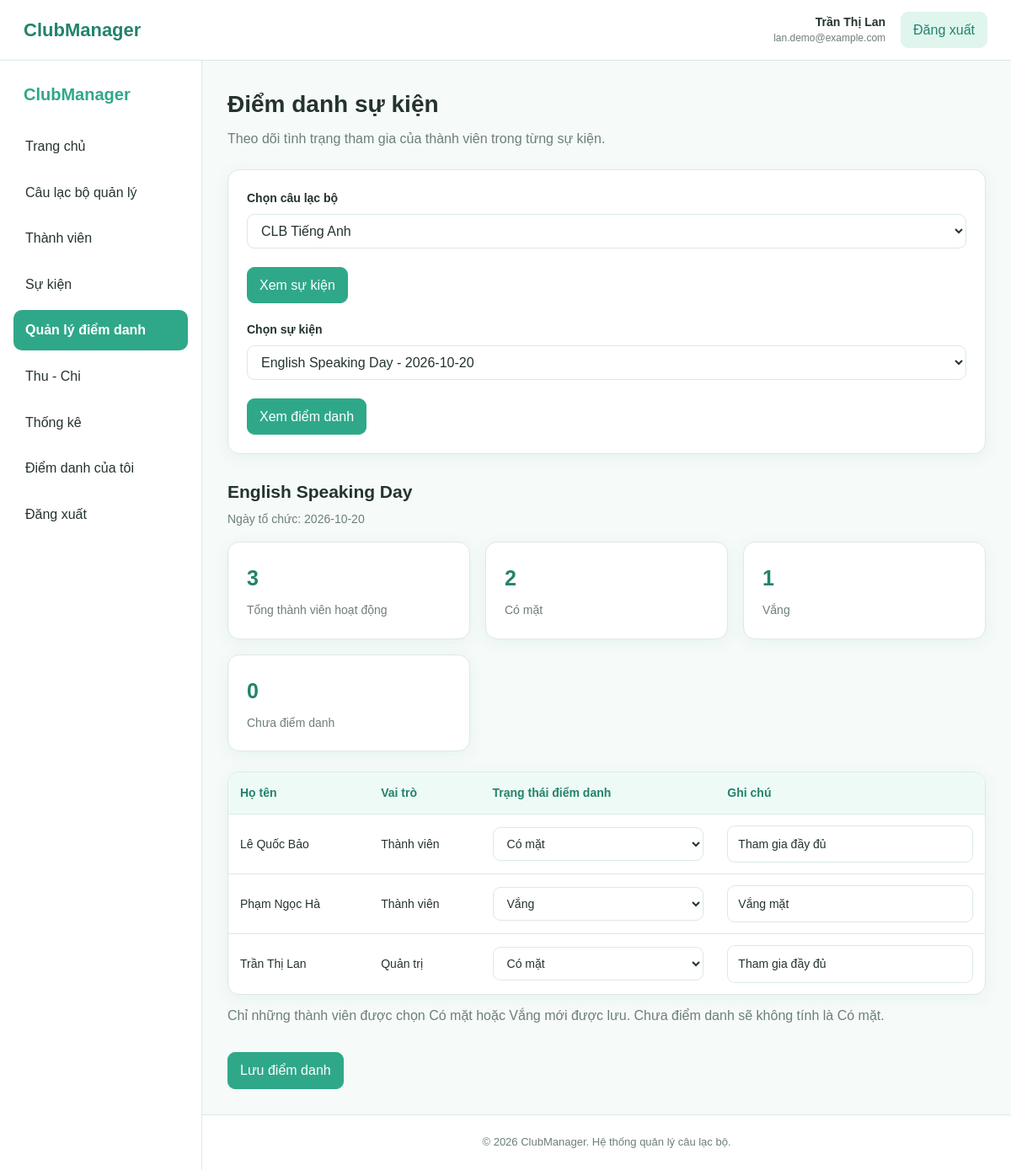
/diem-danh.php (signed in), run on the app's committed database.
### tables this page shows
CREATE TABLE su_kien (
    id INT AUTO_INCREMENT PRIMARY KEY,

    cau_lac_bo_id INT
        NOT NULL,

    ten_su_kien VARCHAR(150)
        NOT NULL,

    mo_ta TEXT,

    ngay_to_chuc DATE
        NOT NULL,

    gio_bat_dau TIME,

    gio_ket_thuc TIME,

    dia_diem VARCHAR(200),

    trang_thai ENUM(
        'sap_dien_ra',
        'dang_dien_ra',
        'da_ket_thuc'
    )
    NOT NULL DEFAULT 'sap_dien_ra',

    nguoi_tao_id INT
        NOT NULL,

    ngay_tao DATETIME
        NOT NULL DEFAULT CURRENT_TIMESTAMP,

    CONSTRAINT fk_sukien_clb
        FOREIGN KEY (cau_lac_bo_id)
        REFERENCES cau_lac_bo(id)
        ON UPDATE CASCADE
        ON DELETE CASCADE,

    CONSTRAINT fk_sukien_nguoi_tao
        FOREIGN KEY (nguoi_tao_id)
        REFERENCES nguoi_dung(id)
        ON UPDATE CASCADE
        ON DELETE RESTRICT
);

CREATE TABLE tham_gia_clb (
    id INT AUTO_INCREMENT PRIMARY KEY,

    nguoi_dung_id INT
        NOT NULL,

    cau_lac_bo_id INT
        NOT NULL,

    vai_tro ENUM(
        'quan_tri',
        'chu_nhiem',
        'pho_chu_nhiem',
        'thanh_vien'
    )
    NOT NULL DEFAULT 'thanh_vien',

    ngay_tham_gia DATE
        NOT NULL,

    trang_thai ENUM(
        'hoat_dong',
        'tam_dung',
        'da_roi'
    )
    NOT NULL DEFAULT 'hoat_dong',

    UNIQUE (
        nguoi_dung_id,
        cau_lac_bo_id
    ),

    CONSTRAINT fk_thamgia_nguoidung
        FOREIGN KEY (nguoi_dung_id)
        REFERENCES nguoi_dung(id)
        ON UPDATE CASCADE
        ON DELETE CASCADE,

    CONSTRAINT fk_thamgia_clb
        FOREIGN KEY (cau_lac_bo_id)
        REFERENCES cau_lac_bo(id)
        ON UPDATE CASCADE
        ON DELETE CASCADE
);

CREATE TABLE nguoi_dung (
    id INT AUTO_INCREMENT PRIMARY KEY,

    ho_ten VARCHAR(100) NOT NULL,

    ten_dang_nhap VARCHAR(50)
        NOT NULL
        UNIQUE,

    mat_khau VARCHAR(255)
        NOT NULL,

    email VARCHAR(100)
        UNIQUE,

    so_dien_thoai VARCHAR(20),

    trang_thai ENUM(
        'hoat_dong',
        'tam_khoa'
    )
    NOT NULL DEFAULT 'hoat_dong',

    ngay_tao DATETIME
        NOT NULL DEFAULT CURRENT_TIMESTAMP
);

CREATE TABLE diem_danh (
    id INT AUTO_INCREMENT PRIMARY KEY,

    su_kien_id INT
        NOT NULL,

    nguoi_dung_id INT
        NOT NULL,

    trang_thai ENUM(
        'co_mat',
        'vang'
    )
    NOT NULL,

    ghi_chu VARCHAR(255),

    thoi_gian_cap_nhat DATETIME
        NOT NULL DEFAULT CURRENT_TIMESTAMP
        ON UPDATE CURRENT_TIMESTAMP,

    UNIQUE (
        su_kien_id,
        nguoi_dung_id
    ),

    CONSTRAINT fk_diemdanh_sukien
        FOREIGN KEY (su_kien_id)
        REFERENCES su_kien(id)
        ON UPDATE CASCADE
        ON DELETE CASCADE,

    CONSTRAINT fk_diemdanh_nguoidung
        FOREIGN KEY (nguoi_dung_id)
        REFERENCES nguoi_dung(id)
        ON UPDATE CASCADE
        ON DELETE CASCADE
);

### diem-danh.php (the view, shortened to what this page needs)
<?php
require_once __DIR__ . '/config/database.php';
$userId = (int) $_SESSION['user_id'];
function e($value) {
    return htmlspecialchars(
        (string) ($value ?? ''),
        ENT_QUOTES,
        'UTF-8'
    );
}
function hienThiVaiTro($role) {
    $roles = [
        'quan_tri' => 'Quản trị',
        'chu_nhiem' => 'Chủ nhiệm',
        'pho_chu_nhiem' => 'Phó chủ nhiệm',
        'thanh_vien' => 'Thành viên'
    ];
    return $roles[$role] ?? 'Thành viên';
}
$stmtClb = $pdo->prepare("
    SELECT id, ten_clb
    FROM cau_lac_bo
    WHERE nguoi_tao_id = :user_id
    ORDER BY ten_clb ASC
");
$stmtClb->execute([
    'user_id' => $userId
]);
$danhSachClb = $stmtClb->fetchAll();
$clbId = (int) ($_GET['clb_id'] ?? 0);
if ($clbId <= 0 && !empty($danhSachClb)) {
    $clbId = (int) $danhSachClb[0]['id'];
}
$clbHienTai = null;
foreach ($danhSachClb as $clb) {
    if ((int)$clb['id'] === $clbId) {
        $clbHienTai = $clb;
        break;
    }
}
$danhSachSuKien = [];
if ($clbHienTai) {
    $stmtSuKien = $pdo->prepare("
        SELECT id, ten_su_kien, ngay_to_chuc
        FROM su_kien
        WHERE cau_lac_bo_id = :clb_id
        ORDER BY ngay_to_chuc DESC, id DESC
    ");
    $stmtSuKien->execute([
        'clb_id' => $clbId
    ]);
    $danhSachSuKien = $stmtSuKien->fetchAll();
}
$suKienId = (int) ($_GET['su_kien_id'] ?? 0);
if ($suKienId <= 0 && !empty($danhSachSuKien)) {
    $suKienId = (int) $danhSachSuKien[0]['id'];
}
$suKienHienTai = null;
foreach ($danhSachSuKien as $sk) {
    if ((int)$sk['id'] === $suKienId) {
        $suKienHienTai = $sk;
        break;
    }
}
$danhSachThanhVien = [];
if ($clbHienTai && $suKienHienTai) {
    $stmtTV = $pdo->prepare("
        SELECT
            nd.id AS nguoi_dung_id,
            nd.ho_ten,
            tg.vai_tro,
            dd.trang_thai AS diem_danh_trang_thai,
            dd.ghi_chu
        FROM tham_gia_clb tg
        INNER JOIN nguoi_dung nd
            ON nd.id = tg.nguoi_dung_id
        LEFT JOIN diem_danh dd
            ON dd.nguoi_dung_id = nd.id
           AND dd.su_kien_id = :su_kien_id
        WHERE tg.cau_lac_bo_id = :clb_id
          AND tg.trang_thai = 'hoat_dong'
        ORDER BY nd.ho_ten ASC
    ");
    $stmtTV->execute([
        'su_kien_id' => $suKienId,
        'clb_id' => $clbId
    ]);
    $danhSachThanhVien = $stmtTV->fetchAll();
}
$tongThanhVien = count($danhSachThanhVien);
$soCoMat = 0;
$soVang = 0;
$soChuaDiemDanh = 0;
foreach ($danhSachThanhVien as $tv) {
    if ($tv['diem_danh_trang_thai'] === 'co_mat') {
        $soCoMat++;
    } elseif ($tv['diem_danh_trang_thai'] === 'vang') {
        $soVang++;
    } else {
        $soChuaDiemDanh++;
    }
}
require_once __DIR__ . '/includes/header.php';
?>
<div class="app-layout">
    <?php require_once __DIR__ . '/includes/sidebar.php'; ?>
    <main class="main-content">
        <section class="page-header">
            <div>
                <h1>Điểm danh sự kiện</h1>
                <p>
                    Theo dõi tình trạng tham gia của thành viên
                    trong từng sự kiện.
                </p>
            </div>
        </section>
        <?php if (empty($danhSachClb)): ?>
            <div class="empty-state">
                <p>Bạn chưa quản lý câu lạc bộ nào.</p>
                <a href="them-clb.php" class="btn btn-primary">
                    + Tạo câu lạc bộ
                </a>
            </div>
        <?php else: ?>
            <div class="card">
                <form
                    action="diem-danh.php"
                    method="GET"
                >
                    <div class="form-group">
                        <label for="clb_id">
                            Chọn câu lạc bộ
                        </label>
                        <select id="clb_id" name="clb_id">
                            <?php foreach ($danhSachClb as $clb): ?>
                                <option
                                    value="<?= (int)$clb['id'] ?>"
                                    <?= $clbId === (int)$clb['id']
                                        ? 'selected'
                                        : '' ?>
                                >
                                    <?= e($clb['ten_clb']) ?>
                                </option>
                            <?php endforeach; ?>
                        </select>
                    </div>
                    <button type="submit" class="btn btn-primary">
                        Xem sự kiện
                    </button>
                </form>
                <?php if (!empty($danhSachSuKien)): ?>
                    <form
                        action="diem-danh.php"
                        method="GET"
                        style="margin-top:20px;"
                    >
                        <div class="form-group">
                            <label for="su_kien_id">
                                Chọn sự kiện
                            </label>
                            <select
                                id="su_kien_id"
                                name="su_kien_id"
                            >
                                <?php foreach ($danhSachSuKien as $sk): ?>
                                    <option
                                        value="<?= (int)$sk['id'] ?>"
                                        <?= $suKienId === (int)$sk['id']
                                            ? 'selected'
                                            : '' ?>
                                    >
                                        <?= e($sk['ten_su_kien']) ?>
                                        -
                                    </option>
                                <?php endforeach; ?>
                            </select>
                        </div>
                        <button type="submit" class="btn btn-primary">
                            Xem điểm danh
                        </button>
                    </form>
                <?php endif; ?>
            </div>
            <?php if (!$suKienHienTai): ?>
                <div class="empty-state" style="margin-top:20px;">
                    <p>Câu lạc bộ chưa có sự kiện nào.</p>
                    <a
                        href="them-su-kien.php?clb_id=<?= $clbId ?>"
                        class="btn btn-primary"
                    >
                        + Tạo sự kiện
                    </a>
                </div>
            <?php else: ?>
                <section class="content-section">
                    <div class="section-header">
                        <div>
                            <h2><?= e($suKienHienTai['ten_su_kien']) ?></h2>
                            <p>
                                Ngày tổ chức:
                                <?= e($suKienHienTai['ngay_to_chuc']) ?>
                            </p>
                        </div>
                    </div>
                    <div class="dashboard-cards">
                        <div class="stat-card">
                            <h3><?= $tongThanhVien ?></h3>
                            <p>Tổng thành viên hoạt động</p>
                        </div>
                        <div class="stat-card">
                            <h3><?= $soCoMat ?></h3>
                            <p>Có mặt</p>
                        </div>
                        <div class="stat-card">
                            <h3><?= $soVang ?></h3>
                            <p>Vắng</p>
                        </div>
                        <div class="stat-card">
                            <h3><?= $soChuaDiemDanh ?></h3>
                            <p>Chưa điểm danh</p>
                        </div>
                    </div>
                    <?php if (!empty($danhSachThanhVien)): ?>
                        <form
                            method="POST"
                            action="luu-diem-danh.php"
                        >
                            <div class="table-wrapper">
                                <table>
                                    <thead>
                                        <tr>
                                            <th>Họ tên</th>
                                            <th>Vai trò</th>
                                            <th>Trạng thái điểm danh</th>
                                            <th>Ghi chú</th>
                                        </tr>
                                    </thead>
                                    <tbody>
                                        <?php foreach ($danhSachThanhVien as $tv): ?>
                                            <?php
                                            $id = (int)$tv['nguoi_dung_id'];
                                            $trangThai = (
                                                $tv['diem_danh_trang_thai']
                                                ?? ''
                                            );
                                            ?>
                                            <tr>
                                                <td>
                                                    <?= e($tv['ho_ten']) ?>
                                                </td>
                                                <td>
                                                    <?= e(hienThiVaiTro($tv['vai_tro'])) ?>
                                                </td>
                                                <td>
                                                    <select
                                                        name="trang_thai[<?= $id ?>]"
                                                    >
                                                        <option
                                                            value="co_mat"
                                                            <?= $trangThai === 'co_mat'
                                                                ? 'selected'
                                                                : '' ?>
                                                        >
                                                            Có mặt
                                                        </option>
                                                        <option
                                                            value="vang"
                                                            <?= $trangThai === 'vang'
                                                                ? 'selected'
                                                                : '' ?>
                                                        >
                                                            Vắng
                                                        </option>
                                                    </select>
                                                </td>
                                                <td>
                                                    <input
                                                        type="text"
                                                        name="ghi_chu[<?= $id ?>]"
                                                        value="<?= e($tv['ghi_chu']) ?>"
                                                        maxlength="255"
                                                        placeholder="Ghi chú..."
                                                    >
                                                </td>
                                            </tr>
                                        <?php endforeach; ?>
                                    </tbody>
                                </table>
                            </div>
                            <p style="margin-top:12px;color:#6d7f79;">
                                Chỉ những thành viên được chọn
                                Có mặt hoặc Vắng mới được lưu.
                                Chưa điểm danh sẽ không tính là Có mặt.
                            </p>
                            <button
                                type="submit"
                                class="btn btn-primary"
                                style="margin-top:15px;"
                            >
                                Lưu điểm danh
                            </button>
                        </form>
                    <?php endif; ?>
                </section>
            <?php endif; ?>
        <?php endif; ?>
    </main>
</div>
<?php require_once __DIR__ . '/includes/footer.php'; ?>

### data on the page
su_kien: ten_su_kien "English Speaking Day", ngay_to_chuc "2026-10-20"
tham_gia_clb: nguoi_dung.ho_ten "Lê Quốc Bảo", vai_tro "Thành viên", nguoi_dung "Có mặt", nguoi_dung.ghi_chu "Tham gia đầy đủ"
tham_gia_clb: nguoi_dung.ho_ten "Phạm Ngọc Hà", vai_tro "Thành viên", nguoi_dung "Vắng", nguoi_dung.ghi_chu "Vắng mặt"
tham_gia_clb: nguoi_dung.ho_ten "Trần Thị Lan", vai_tro "Quản trị", nguoi_dung "Có mặt", nguoi_dung.ghi_chu "Tham gia đầy đủ"

### other printed values
$userName "Trần Thị Lan"
$userEmail "lan.demo@example.com"
$tongThanhVien "3"
$soCoMat "2"
$soVang "1"
$soChuaDiemDanh "0"
form field clb_id "CLB Tiếng Anh"
form field su_kien_id "English Speaking Day - 2026-10-20"
